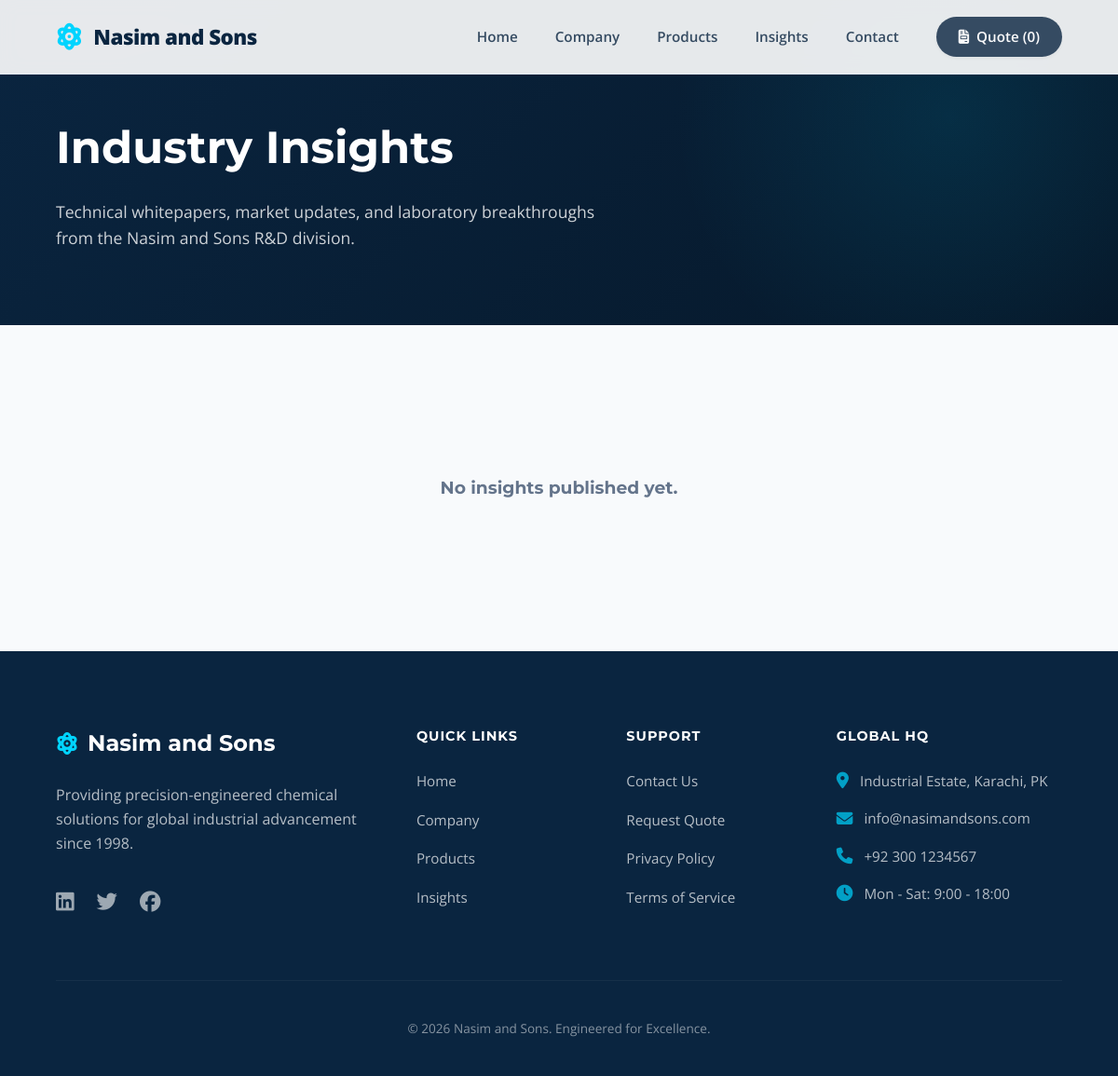
The page /blog/ on the database as committed earlier.
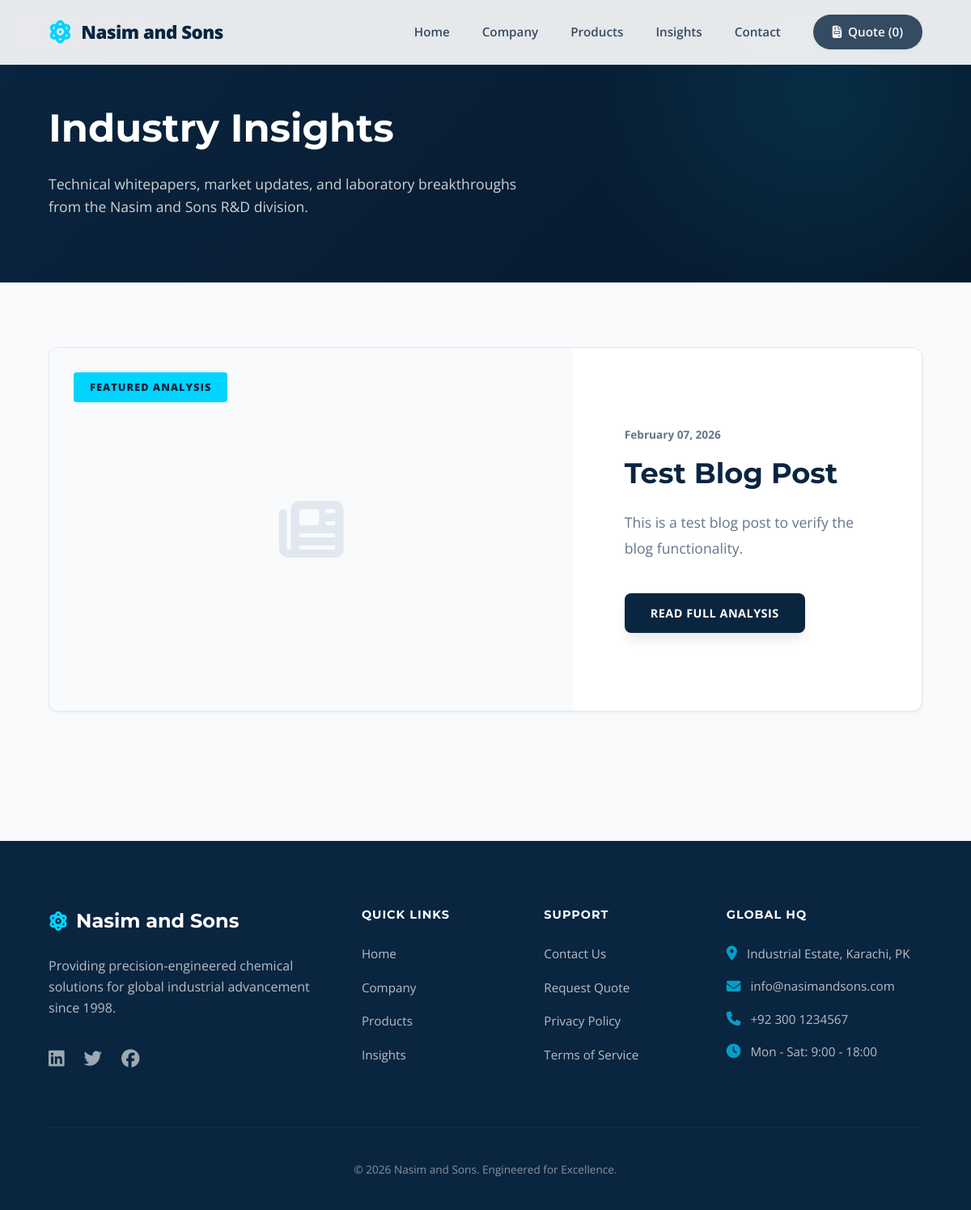
The same page on the database as committed later.
### blog/models.py (models this page shows, shortened)
class BlogPost(models.Model):
    title = models.CharField(max_length=255)
    slug = models.SlugField(unique=True, blank=True)
    category = models.ForeignKey(BlogCategory, on_delete=models.SET_NULL, null=True, blank=True)
    content = RichTextField()
    image = models.ImageField(upload_to='blog/', blank=True, null=True)
    created_at = models.DateTimeField(auto_now_add=True)
    is_published = models.BooleanField(default=True)
    meta_title = models.CharField(max_length=255, blank=True)
    meta_description = models.TextField(blank=True)
    def get_absolute_url(self):
        return reverse('blog:post_detail', args=[self.slug])

### blog/views.py (the view)
# urls.py: path('', views.blog_list, name='list'),
def blog_list(request):
    posts = BlogPost.objects.filter(is_published=True).order_by('-created_at')
    return render(request, 'blog/list.html', {'posts': posts})

### core/context_processors.py (called while the page is built)
def nasim_global_context(request):
    cart = QuoteCart(request)
    return {
        'cart_count': len(cart),
        'company_name': 'Nasim and Sons',
        'meta_site_domain': 'nasimandsons.com'
    }

### inquiries/cart.py (called while the page is built)
    def __len__(self):
        return len(self.cart)

### templates/blog/list.html (shortened to what the changed rows need)
{% extends 'base.html' %}
{% load static %}
{% block content %}
<section class="page-hero">
    <div class="container" data-aos="fade-up">
        <h1 style="color: white;">Industry Insights</h1>
    </div>
</section>
<section class="section">
    <div class="container">
         {% if posts.0 %}
         <div class="card" style="display: grid; grid-template-columns: 1.2fr 0.8fr; gap: 0; margin-bottom: 5rem; min-height: 450px;" data-aos="fade-up">
             <div style="position: relative; background: var(--bg-light);">
                 {% if posts.0.image %}
                 <img src="{{ posts.0.image.url }}" alt="{{ posts.0.title }}" style="width: 100%; height: 100%; object-fit: cover;">
                 {% else %}
                 <div style="width: 100%; height: 100%; display: flex; align-items: center; justify-content: center; color: var(--border);">
                     <i class="fas fa-newspaper" style="font-size: 5rem;"></i>
                 </div>
                 {% endif %}
                 <div style="position: absolute; top: 30px; left: 30px; background: var(--accent); color: var(--primary); padding: 8px 20px; font-weight: 800; border-radius: 4px; font-size: 0.8rem; text-transform: uppercase; letter-spacing: 1px;">
                    Featured Analysis
                 </div>
             </div>
             <div style="padding: 4rem; display: flex; flex-direction: column; justify-content: center;">
                 <span style="color: var(--text-muted); font-weight: 700; font-size: 0.85rem; margin-bottom: 1rem;">{{ posts.0.created_at|date:"F d, Y" }}</span>
                 <h2 style="font-size: 2.2rem; margin-bottom: 1.5rem; line-height: 1.2;">{{ posts.0.title }}</h2>
                 <p style="color: var(--text-muted); font-size: 1.1rem; line-height: 1.8; margin-bottom: 2.5rem;">
                     {{ posts.0.content|striptags|truncatewords:35 }}
                 </p>
                 <a href="{{ posts.0.get_absolute_url }}" class="btn btn-primary" style="align-self: flex-start;">Read Full Analysis</a>
             </div>
         </div>
         {% endif %}
        <div class="grid grid-3">
            {% for post in posts %}
                {% if not forloop.first %}
                <div class="card" data-aos="fade-up" data-aos-delay="{{ forloop.counter0|add:1 }}00">
                    <div style="height: 220px; background: var(--bg-light); overflow: hidden;">
                        {% if post.image %}
                        <img src="{{ post.image.url }}" alt="{{ post.title }}" style="height: 100%; width: 100%; object-fit: cover; transition: var(--transition);">
                        {% else %}
                        <div style="height: 100%; display: flex; align-items: center; justify-content: center; color: var(--border);">
                            <i class="far fa-file-alt" style="font-size: 3rem;"></i>
                        </div>
                        {% endif %}
                        <style>
                            .card:hover img { transform: scale(1.05); }
                        </style>
                    </div>
                    <div style="padding: 2rem;">
                         <div style="font-size: 0.8rem; color: var(--text-muted); font-weight: 700; margin-bottom: 0.75rem;">
                            {{ post.created_at|date:"F d, Y" }}
                        </div>
                        <h3 style="font-size: 1.25rem; line-height: 1.4; margin-bottom: 1rem;">
                            <a href="{{ post.get_absolute_url }}" style="color: var(--primary);">{{ post.title }}</a>
                        </h3>
                        <p style="color: var(--text-muted); font-size: 0.95rem; line-height: 1.6; margin-bottom: 1.5rem; height: 3.2em; overflow: hidden;">
                            {{ post.content|striptags|truncatewords:15 }}
                        </p>
                        <a href="{{ post.get_absolute_url }}" style="color: var(--accent-dark); font-weight: 800; font-size: 0.85rem; text-transform: uppercase;">Continue Reading &rarr;</a>
                    </div>
                </div>
                {% endif %}
            {% empty %}
                <div style="grid-column: 1 / -1; text-align: center; padding: 5rem 0;">
                    <h3 style="color: var(--text-muted);">No insights published yet.</h3>
                </div>
            {% endfor %}
        </div>
    </div>
</section>
{% endblock %}

Rows that differ between the two databases and show on the page:
added BlogPost: created_at "February 07, 2026", title "Test Blog Post", content "This is a test blog post to verify the blog functionality."
Other text that changed with them:
text no longer shown: "No insights published yet."
text now shown: "FEATURED ANALYSIS READ FULL ANALYSIS"
